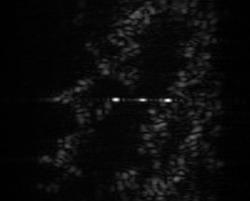
%> input picture image_merge_algorithm/pic_5000/pic-1-5000.jpg, 250 x 201 px; its folder holds 2 pictures in this run
$ octave --eval "sar_image_merge;"   (GNU Octave 9; MATLAB toolbox functions it lacks are replaced by stand-ins)
%> lines starting %> are read from the running program, lines starting %| are printed output that depends on the picture
### picMerge_straight.m
function [resultPic] = picMerge_straight(pictures)

pictures_count = size(pictures,1);
dealt = cell(pictures_count,4);
result = cell(1,4);

wave = 'haar';

for i = 1:pictures_count
    [a,h,v,d] = dwt2(pictures{i},wave);
    dealt{i,1} = a;
    dealt{i,2} = h;
    dealt{i,3} = v;
    dealt{i,4} = d;
end

for i = 1:4
    size_array = size(dealt{1,i});
    to_append = zeros(size_array);
    % 绝对值较大方式
    for j = 1:size_array(1)
        for k = 1:size_array(2)
            value_array = zeros(1,5);
            for pic = 1:pictures_count
                value_array(pic) = abs(dealt{pic,i}(j,k));
            end
            [~,index] = max(value_array);
            to_append(j,k) = dealt{index,i}(j,k);
        end
    end
    result{i} = to_append;
end

resultPic = uint8(idwt2(result{1},result{2},result{3},result{4},wave));

end

### sar_image_merge.m
function sar_image_merge
addpath image_merge_algorithm/
addpath terrain_sar_image_simulator/
addpath .

disp("sar_image_merge, a SAR image fusion software with radar simulation module.");
disp("Copyright 2024 Chen Songze (aka. BenderBlog Rodriguez).");
disp("Please select a source for image fusion:");
disp("1. User's image.");
disp("2. Radar simulation.");
choice = input("Please enter your choice: ");
%> the answer given: 1
t = datetime('now','TimeZone','local','Format','yyyy-MM-dd_HH:mm:ss');
if choice == 1
    selpath = uigetdir;
%> the answer given: image_merge_algorithm/pic_5000
    if selpath == 0
        error('Not inputing folder, not exit.')
    end
    disp(strcat("The folder you choice is ",selpath))
    cd(selpath)
    pictures = {};
    files = dir("*.*");
    % start from 3 to avoid . and ..
    for i = 3:length(files)
        pictures = [pictures,imread(files(i).name)]; %#ok<AGROW>
%> pictures = 1 item
    end
    newFolderName = strcat("merge_",string(t));
    mkdir(newFolderName)
    cd(newFolderName);
    disp("Please select a fusion algorithm, default all of them")
    disp("1. Once wavelet, max absolute value. (straight)")
    disp("2. Once wavelet, pca method. (wavelet_pca)")
    disp("3. Three times wavelet, max absolute value. (wavelet)")
    disp("4. Three times wavelet, weight with nuclear norm. (wavelet_softmax)")
    disp("5. Three times NSCT, max absolute value. (nsct)")
    disp("6. Three times NSCT, pca method. (nsct_pca)")
    disp("7. Three times NSCT, weight with nuclear norm. (nsct_softmax)")
    choices = input("Enter your choice (straight enter will run all of above):","s");
%> the answer given: 1
    file=fopen('log.txt','w');
    fprintf(file, 'sar_image_merge program running on %s.\n',t);
    fprintf(file, 'Detected %d images to be fusioned.\n',size(pictures));
    switch choices
        case "1"
            result = picMerge_straight(pictures);
%> in picMerge_straight, `pictures_count = size(pictures,1);`: pictures_count = 1
%> in picMerge_straight, `dealt = cell(pictures_count,4);`: dealt = {[], [], [], []}
%> the loop in picMerge_straight, `for i = 1:pictures_count` made 1 pass
%> pass 1, in picMerge_straight, `[a,h,v,d] = dwt2(pictures{i},wave);`:
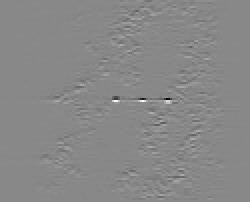
%> h: size 101x125 double (shown 2 times larger); min -121.5, max 106, mean 0; drawn with min black and max white
%> pass 1, in picMerge_straight, `[a,h,v,d] = dwt2(pictures{i},wave);`:
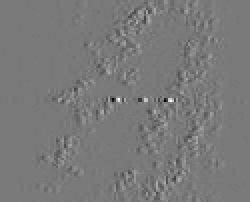
%> v: size 101x125 double (shown 2 times larger); min -44.5, max 48.5, mean 0; drawn with min black and max white
%> pass 1, in picMerge_straight, `[a,h,v,d] = dwt2(pictures{i},wave);`:
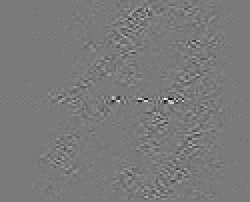
%> d: size 101x125 double (shown 2 times larger); min -13.5, max 14.5, mean -0.0061; drawn with min black and max white
%> after the loop in picMerge_straight, `for i = 1:pictures_count`: dealt = 4 items
%> after the loop in picMerge_straight, `for i = 1:4`: value_array = [0 0 0 0 0]
%> (the run ends here)
